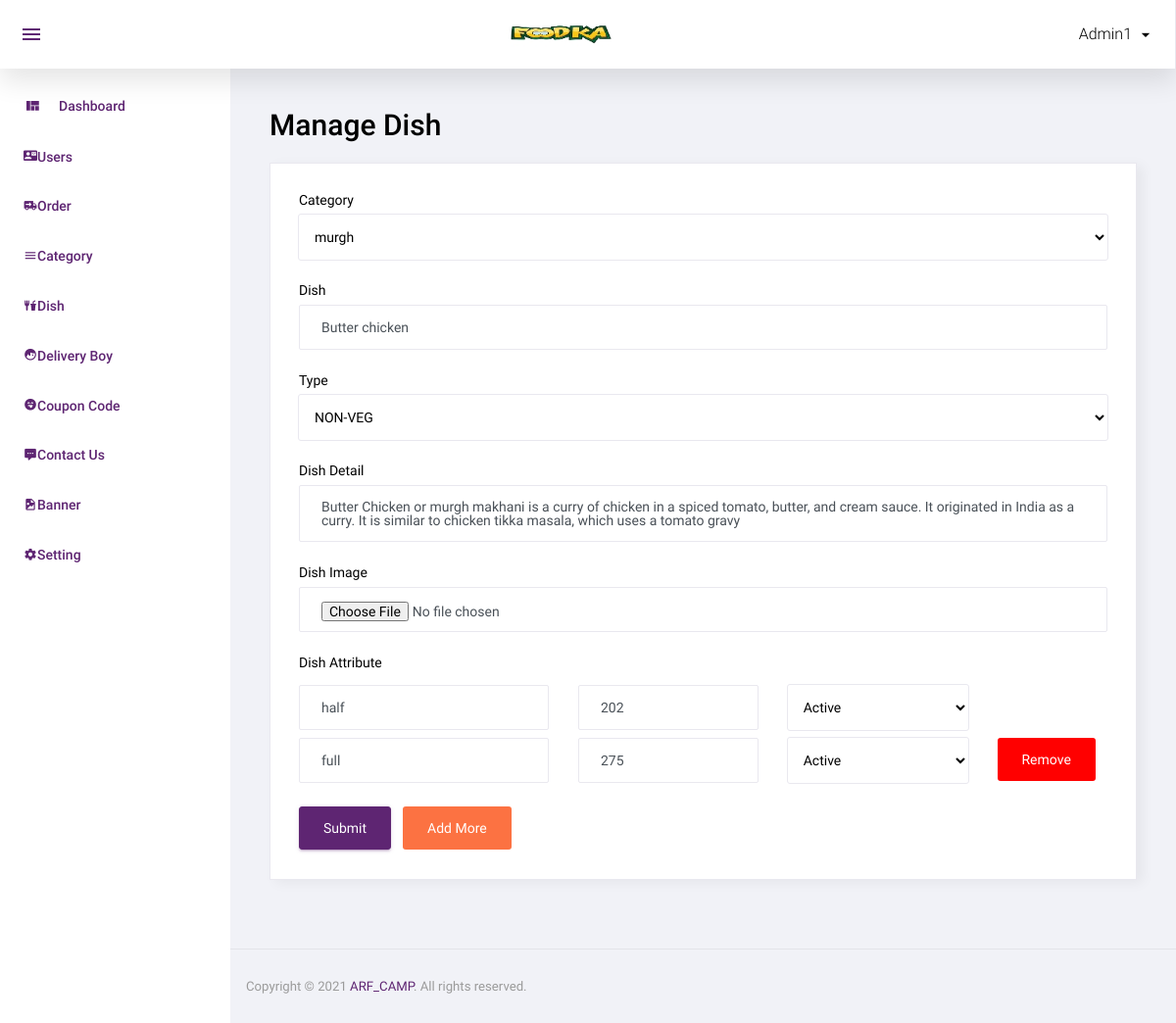
The page /admin/manage_dish.php?id=7 (signed in) on the database its author committed.
### tables this page shows
CREATE TABLE `dish` (
  `id` int(11) NOT NULL,
  `category_id` int(11) NOT NULL,
  `dish` varchar(100) NOT NULL,
  `dish_detail` text NOT NULL,
  `image` varchar(100) NOT NULL,
  `type` enum('veg','non-veg') NOT NULL,
  `status` int(11) NOT NULL,
  `added_on` datetime NOT NULL
);

CREATE TABLE `dish_details` (
  `id` int(11) NOT NULL,
  `dish_id` int(11) NOT NULL,
  `attribute` varchar(100) NOT NULL,
  `price` int(11) NOT NULL,
  `status` int(11) NOT NULL,
  `added_on` datetime NOT NULL
);

### function.inc.php (called while the page is built, shortened)
<?php
function get_safe_value($str){
	global $con;
	$str=mysqli_real_escape_string($con,$str);
	return $str;
}
	?>

### admin/manage_dish.php (the view, shortened to what this page needs)
<?php
include('top.php');
$category_id="";
$dish="";
$dish_detail="";
$type="";
$id="";
$image_status='required';
if(isset($_GET['id']) && $_GET['id']>0){
	$id=get_safe_value($_GET['id']);
	$row=mysqli_fetch_assoc(mysqli_query($con,"select * from dish where id='$id'"));
	$category_id=$row['category_id'];
	$dish=$row['dish'];
	$dish_detail=$row['dish_detail'];
	$type=$row['type'];
	$image_status='';
}
$res_category=mysqli_query($con,"select * from category where status='1' order by category asc");
$arrType=array("veg","non-veg");
?>
<div class="row">
			<h1 class="grid_title ml10 ml15">Manage Dish</h1>
            <div class="col-12 grid-margin stretch-card">
              <div class="card">
                <div class="card-body">
                  <form class="forms-sample" method="post" enctype="multipart/form-data">
            <div class="form-group">
                      <label for="exampleInputName1">Category</label>
                      <select class="form-control" name="category_id" required>
						<?php
						while($row_category=mysqli_fetch_assoc($res_category)){
							if($row_category['id']==$category_id){
								echo "<option value='".$row_category['id']."' selected>".$row_category['category']."</option>";
							}else{
								echo "<option value='".$row_category['id']."'>".$row_category['category']."</option>";
							}
						}
						?>
					  </select>
                    </div>
					<div class="form-group">
                      <label for="exampleInputName1">Dish</label>
                      <input type="text" class="form-control" placeholder="dish" name="dish" required value="<?php echo $dish?>">
                    </div>
                    	<div class="form-group">
                      <label for="exampleInputName1">Type</label>
                      <select class="form-control" name="type" required>
						<?php
						foreach($arrType as $list){
							if($list==$type){
						  echo "<option value='$list' selected>".strtoupper($list)."</option>";
							 }
							else{
								echo "<option value='$list'>".strtoupper($list)."</option>";
							}
						}
						?>
					  </select>
                    </div>
                    <div class="form-group">
                      <label for="exampleInputEmail3" required>Dish Detail</label>
                      <textarea name="dish_detail" class="form-control" placeholder="Dish Detail"><?php echo $dish_detail?></textarea>
                    </div>
	<div class="form-group">
                      <label for="exampleInputEmail3">Dish Image</label>
                      <input type="file" class="form-control" placeholder="Dish Image" name="image" <?php echo $image_status?>  >
                    </div>
  <div class="form-group" id="dish_box1">
          <label for="exampleInputEmail3">Dish Attribute</label>
	<?php if($id==''){?>
        <div class="row mt8">
			    <div class="col-4">
					<input type="text" class="form-control" placeholder="Attribute" name="attribute[]" required>
			    </div>
			     <div class="col-3">
					<input type="text" class="form-control" placeholder="Price" name="price[]" required>
			    </div>
			    <div class="col-3">
								<select required name="status[]" class="form-control">
									<option value="">Select Status</option>
									<option value="1">Active</option>
									<option value="0">Deactive</option>
								</select>
							</div>
	    </div>
<?php }   else {
$dish_details_res=mysqli_query($con,"select * from dish_details where dish_id='$id'");
$b=1;
while($dish_details_row=mysqli_fetch_assoc($dish_details_res)){
?>
<div class="row mt8">
			    <div class="col-4">
					<input type="text" class="form-control" placeholder="Attribute" name="attribute[]" required value="<?php echo $dish_details_row['attribute']?>">
			    </div>
			     <div class="col-3">
					<input type="text" class="form-control" placeholder="Price" name="price[]" required value="<?php echo $dish_details_row['price']?>">
			    </div>
			   <div class="col-3">
								<select required name="status[]" class="form-control">
									<?php
									if($dish_details_row['status']==1){
									?>
										<option value="1" selected>Active</option>
									<?php } ?>
								</select>
							</div>
                             <?php if($b!=1){
							?>
							<div class="col-2"><button type="button" class="btn badge-danger delete_red mr-2" onclick="remove_more_new('<?php echo $dish_details_row['id']?>')" >Remove</button></div>
							<?php
							}
							?>
	    </div>
<?php $b++; } }  ?>
   </div>
         <button type="submit" class="btn btn-primary mr-2" name="submit">Submit</button>
         <button type="button" class="btn badge-danger mr-2" onclick="add_more()">Add More</button>
                  </form>
                </div>
              </div>
            </div>
		 </div>
<?php include('footer.php');?>

### rows shown on the page
dish: dish "Butter chicken", type "NON-VEG", dish_detail "Butter Chicken or murgh makhani is a curry of chicken in a spiced tomato, butter, and cream sauce. It originated in India as a curry. It is similar to chicken tikka masala, which uses a tomato gravy"
dish_details: attribute "half", price "202", status "Active"
dish_details: attribute "full", price "275", status "Active"

### other values the page prints
$_SESSION['ADMIN_USER'] "Admin1"
form field category_id "murgh"
